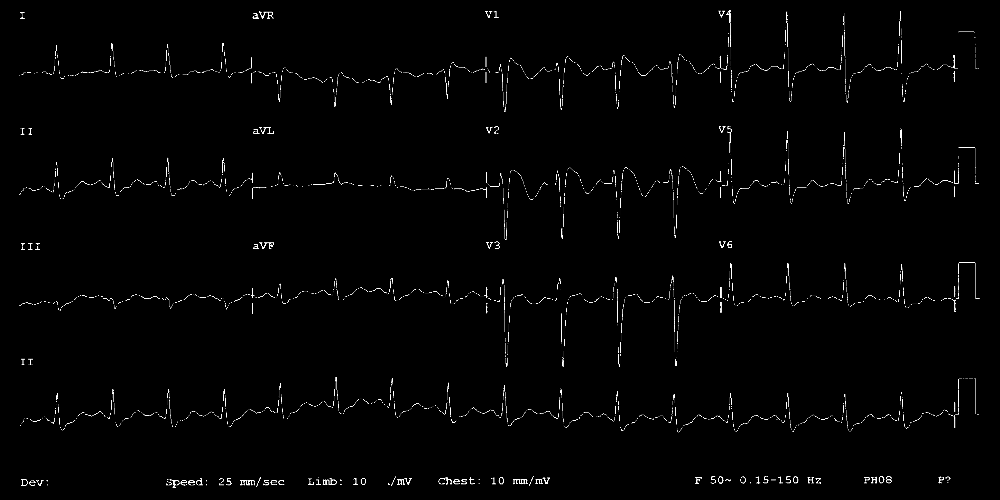
#> input picture bn_images/bn_img_0.png, 1000 x 500 px, shrunk from 4096 x 2048 before the run; its folder holds only this picture in this run
$ python imageProcess.py bn_images/bn_img_0.png out --image_path bn_images/bn_img_10.png   (older library calls are emulated)
#> lines starting #> are read from the running program, lines starting #| are printed output that depends on the picture; after the words box and inside, x2 and y2 are one past the last pixel; in counts of white or black regions, pixels touching at a corner belong together
### SignalRerieverClass.py
import sys
import numpy as np
import matplotlib.pyplot as plt
import json
from operator import mul
from os import listdir
from os.path import isfile, isdir
from PIL.ImageOps import autocontrast, grayscale, invert, equalize
from PIL import Image
from PIL.ImageEnhance import Brightness, Contrast
from skimage.draw import polygon
from skimage import measure
from skimage import restoration
from skimage import measure
from skimage.measure import regionprops
from skimage.util import invert
from skimage import img_as_uint
from skimage.color import rgb2gray, label2rgb
from skimage.io import imread, imsave, imshow, imread_collection
from skimage.transform import rotate, hough_line, pyramid_expand, resize
from skimage.filters import threshold_otsu, threshold_isodata
from skimage.filters.rank import median, otsu, noise_filter
from skimage.feature import canny
from skimage.exposure import adjust_gamma, adjust_log, adjust_sigmoid
from skimage.morphology import (rectangle, disk, white_tophat, binary_opening, binary_erosion, binary_dilation,
                            remove_small_objects, label, binary_closing, closing, square)
from functools import reduce
import matplotlib.patches as mpatches
from skimage.draw import polygon, polygon_perimeter

# NOTA USAR PIL, TRANSFORMAR LAS IMAGENES A BN, ADJUST, LUEGO INVERTIR COLORES, AJUSTAR BRILLO Y CONTRASTE


class ImageSignalDigitalizer():

    CANNY_VAL = 2
    CONST_ANGLE = 90.0

    @staticmethod
    def skew_detect(img_src):
        image = canny(img_src, ImageSignalDigitalizer.CANNY_VAL)
        accumulator, angles, distances = hough_line(image)
        idx = np.argmax(accumulator)
        theta = angles[idx % accumulator.shape[1]]
        return theta

    @staticmethod
    def bw_transform(img_src):  # To finish
        tval = threshold_otsu(img_src)
        bn_src = (img_src > tval)
        # Reducing horizontal and vertical lines
        r_vertical = rectangle(bn_src.shape[1], 1)
        r_horizontal = rectangle(1, bn_src.shape[0])

        # Reducing horizontal lines
        bn_src = white_tophat(bn_src, r_horizontal)

        # Reducing vertical lines
        bn_src = white_tophat(bn_src, r_vertical)

        # Reducing salt
        bn_src = remove_small_objects(bn_src, connectivity=2, min_size=9)
        return bn_src

    # [33 lines left out: functions bw_transform_special, detect_and_erase_text, not called in this run]


    @staticmethod
    def process_image(img, sig_param=.85):
        image = rgb2gray(img)
        image = pyramid_expand(image,order = 3)
        theta = ImageSignalDigitalizer.skew_detect(image)
        image = rotate(image, np.rad2deg(theta) +
                       ImageSignalDigitalizer.CONST_ANGLE, resize=True)
        image = invert(image)
        image = adjust_sigmoid(image, sig_param)
        image = ImageSignalDigitalizer.bw_transform(image)
        image = resize(image,(2048,2048*2))
        return  image


    # [26 lines left out: functions __init__, process_images, not called in this run]


# [9 lines that do not run on import are left out]

### ObjectDetector.py

import matplotlib
matplotlib.use('qt5agg')
import scipy.interpolate as spi
import matplotlib.pyplot as plt
import numpy as np
import re
from os.path import isdir, exists
from os import listdir
from sklearn.cluster import AgglomerativeClustering, KMeans, dbscan
from sklearn.neighbors import kneighbors_graph
from skimage import restoration
from skimage.draw import polygon, polygon_perimeter, circle
from skimage.color import rgb2gray, label2rgb
from skimage.io import imread, imsave, imread_collection, imshow
from skimage.filters import threshold_otsu
from skimage.morphology import square, binary_closing, closing, dilation
from skimage.transform import resize
from skimage import measure
from skimage.util import img_as_uint, img_as_ubyte, img_as_float
from operator import mul
from functools import reduce
import argparse

parser = argparse.ArgumentParser()
parser.add_argument('file_path', help = "path to the file or directory to be oppened the saved labels MUST be in this directory")
parser.add_argument('-i', '--imagepath', help= "Save the object detected image to a path")
parser.add_argument('-imd', '--imagedir', help = "Directory where to put the labeled images" )
parser.add_argument('-p', '--patch', help = "Patch regions considered to be noise")
parser.add_argument('-pd', '--patchdir', help = "Location of patched images")
parser.add_argument('-e', '--expand', help = "Expand image when patching", default = False, action = 'store_true')
parser.add_argument('-c','--cluster', help = "Once patched perform clustering")
parser.add_argument('-cd', '--clusterdir', help = "Cluster dir for batch clurstering images")
parser.add_argument('--use_patched', help = "When clustering, use this option to load just the patched versions of the images")


class ObjectDetector(object):
    """
    Class to identify shapes in the B/W ECG IMAGE
    """

    RECTANGLE_TOLERANCE = 0.80


    def __init__(self, *args, **kwargs):
        if len(args) == 0:
            #raise TypeError('No arguments provided')
            pass
        elif len(args) == 1:
            self.img_src = imread(args[0])
            self.regions = []


    def get_image_area(self):
        return reduce(mul,self.img_src.shape)

    def object_detect(self):
        """
        This method returns a labeled image with acording to the similarity of the pixels in a
        certain area. Similar pixels are considered to belong to the same object
        """
        image = self.img_src.copy()
        image = restoration.denoise_tv_chambolle(image, weight=0.1)
        thresh = threshold_otsu(image)
        bw = closing(image > thresh, square(2))
        cleared = bw.copy()
        label_image = measure.label(cleared, connectivity=2)
        borders = np.logical_xor(bw, cleared)
        label_image[borders] = -1
        return label_image

    # [212 lines left out: functions __get_objects_coordinates, crop_resize_ravel, generate_matrix, get_object_detected_image, __find_base_lines, __expand_image and 3 more, not called in this run]


def process_bn_image(file_path,**kwargs):
    """
        Proccess to be applied to a single image includes loading the image, getting the labels
        of  different regions, filtering the desired ones, create a region labeled image and deleting
        the regions considered to be noisy.
    """
    image_path = kwargs.get('image_path')
    patch_dir = kwargs.get('patch_dir')
    clusters_path = kwargs.get("clusters_path")
    expand = kwargs.get('expand',False)
    load_patched = kwargs.get('load_patched')
    object_detector = kwargs.get('object_detector',ObjectDetector(file_path))
    regions_path = file_path[:-3] + 'npy'
    if regions_path and ( image_path or (clusters_path and not load_patched) or patch_dir ):
        try:
            labeled_image = np.load(regions_path)
        except IOError:
            labeled_image = object_detector.object_detect()
            np.save(regions_path,labeled_image)

    if image_path:
        imsave(image_path,object_detector.get_object_detected_image(labeled_image, expand = expand))

    if clusters_path:
        if not load_patched:
            patched = object_detector.patch(labeled_image, expand = True)
        else:
            print('Loading patched image ' + load_patched)
            patched = imread(load_patched,as_grey=True)
        if patch_dir:
            imsave(patch_dir,patched)
        labels = None,
        coordinates = None
        small_patched = None
        centers = None
        if not exists(clusters_path[:-3]+'npy'):
            coordinates, labels, small_patched, centers  = object_detector.get_super_cluster(patched)
        else:
            return
        if labels and coordinates and small_patched:
            labels += 1
            l_im = small_patched.copy()
            for label in np.unique(labels):
                cord = coordinates[labels == label, :]
                l_im[cord[:,0],cord[:,1]] = label
            l_im = label2rgb(l_im,small_patched)
            for center in centers:
                rr, cc = circle(r = center[0], c = center[1], radius = 2, shape =  small_patched.shape)
                l_im[rr,cc] = (0,0,1)
            imsave(clusters_path,l_im)
        print("saving")
        np.save(clusters_path[:-4],centers)
    elif patch_dir:
        imsave(patch_dir,object_detector.patch(labeled_image,expand = expand))


# [5 lines left out: function validate_flag, not called in this run]


''' Main process pipeline '''

# [100 lines that do not run on import are left out]

### imageProcess.py
import argparse
from ObjectDetector import ObjectDetector, process_bn_image
from SignalRerieverClass import ImageSignalDigitalizer
from SignalRetriever import SignalRetriever
from skimage import img_as_uint
from skimage.io import imread, imsave
from os import mkdir
from os.path import isdir, isfile, exists
from sys import stderr

parser = argparse.ArgumentParser()
# Arguments for the script
parser.add_argument('file_path', help ="The path where the file(s) are")
parser.add_argument('output_dir', help = "The path where the final signal files will be")
parser.add_argument('-bp', '--bw_path', help = "The path where black and withe images will be stored")
parser.add_argument('-ip','--image_path', help = "The path where labeled images will be stored")
parser.add_argument('-cpar','--contrast_param', help = 'Contrast parameter to process the image')
parser.add_argument('-pd','--patch_dir', help = "The path where the patched images will be")
parser.add_argument('-lp','--load_patched', help = "The filepath where the patched images are", default = False, action = "store_true")
parser.add_argument('-cp','--cluster_path', help = "The path where the desired pixel points will be")

def bw_process(file, bw_path, param = .85):
    if '.json' in file:
        image_digitalizer = ImageSignalDigitalizer(config_file = file)

        if bw_path:
            if bw_path[-1] != '/':
                bw_path += '/'
        else:
            bw_path = './bn_images/'
            if not isdir(bw_path):
                mkdir(bw_path)

        temp_name = bw_path + 'bn_{0}.png'
        for x in image_digitalizer.process_images():
            image = img_as_uint(x[0])
            imsave(temp_name.format(x[1][:-4]), image)
            yield(image,'bn_' + x[1][:-4]+'.png')
    else:
        last_name_file = file.split('/')[-1]
        image = imread(file)
        image = ImageSignalDigitalizer.process_image(image,param)
        image = img_as_uint(image)
        if bw_path:
            if bw_path[-1] != '/':
                bw_path += '/'
            temp_name = bw_path + 'bn_{0}.png'
            imsave(temp_name.format(last_name_file[:-4]), image)
        yield image, 'bn_'+file.split('/')[-1][:-4]+'.png'

def object_detect(*args,**kwargs):
    file_path = kwargs.get('bn_path',None)
    print(kwargs)
    if file_path and isfile(file_path):
        object_detector = ObjectDetector(file_path)
    else:
        assert len(args) < 2 and len(args) > 0, 'Only one file argument'
        object_detector = ObjectDetector()
        object_detector.img_src = args[0]
    process_bn_image(file_path,**kwargs)

def signal_create(file_path,output_dir):
    files = None
    if file_path:
        if isdir(file_path):
            files = map(lambda x: file_path+x ,filter(lambda x: re.match('.*\.npy',x),listdir(file_path)))
        else:
            s_retriever = SignalRetriever(file = file_path)
            record = s_retriever.get_record_signal(output_dir)
            #record.wrsamp()

    if files:
        for image_sample in files:
            print("Processing coordinates: " + image_sample)
            s_retriever = SignalRetriever(image_sample)
            record = s_retriever.get_record_signal(output_dir)
            #record.wrsamp()

def handle_dirs(output_dir, default_name):
    if not output_dir:
        try:
            mkdir(default_name)
        except FileExistsError:
            pass
        return default_name
    elif exists(output_dir):
        if isfile(output_dir):
            raise FileExistsError("Output directory is a regular file")
        elif not isdir(output_dir):
            raise FileExistsError("Output directory is not a directory file")
        else:
            return output_dir
    else:
        mkdir(output_dir)
        return output_dir


if __name__ == "__main__":
    args = parser.parse_args()
    file_path = args.file_path
    output_dir = handle_dirs(args.output_dir,'./signals_dir/')
    images_path = handle_dirs(args.image_path, './label_path/')
    bw_path = handle_dirs(args.bw_path,'./bw_dir/')
    patch_dir = handle_dirs(args.patch_dir,'./patch_dir/')
    load_patched = args.load_patched
    cluster_path = handle_dirs(args.cluster_path,'./cluster_dir/')
    cparam = args.contrast_param
    if cparam is None:
        items_iterator = bw_process(file_path,bw_path)
    else:
        items_iterator = bw_process(file_path,bw_path, float(cparam))
    for image_item in items_iterator:
#> in process_image, image is the input picture: shape (500, 1000) uint16; min 0, max 65535, mean 928.6
#> in skew_detect, `image = canny(img_src, ImageSignalDigitalizer.CANNY_VAL)`:
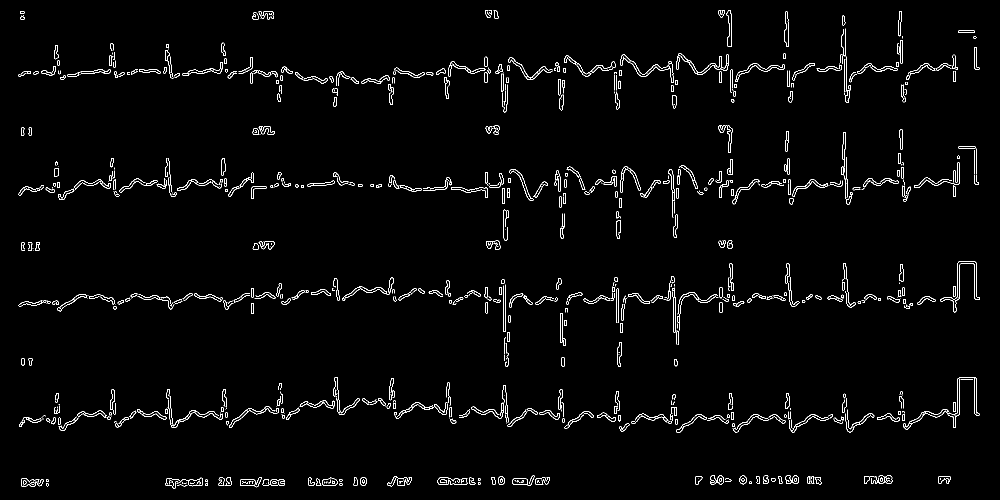
#> image: shape (1000, 2000) bool (shown at 1/2 size); 2% white in thin lines or dots
#> in skew_detect, `accumulator, angles, distances = hough_line(image)`:
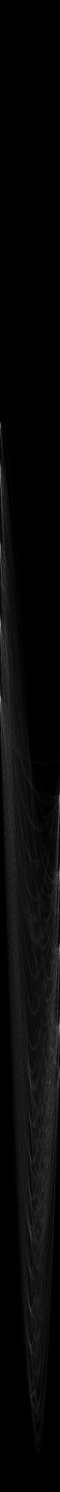
#> accumulator: shape (4475, 180) uint64 (shown at 1/3 size); min 0, max 267, mean 9; drawn with min black and max white
#> in skew_detect, `accumulator, angles, distances = hough_line(image)`: angles = 180 values from -1.57 to 1.55; distances = 4475 values from -2237 to 2237
#> in skew_detect, `idx = np.argmax(accumulator)`: idx = 295740
#> in skew_detect, `theta = angles[idx % accumulator.shape[1]]`: theta = -1.57
#> in process_image, `image = invert(image)`:
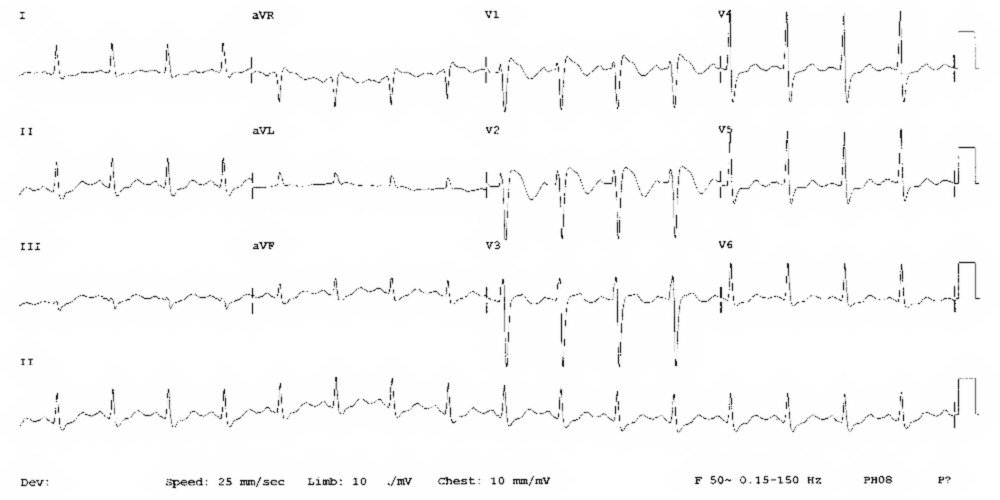
#> image: shape (1000, 2000) float64 (shown at 1/2 size); min 0.0171, max 1, mean 0.983
#> in process_image, `image = adjust_sigmoid(image, sig_param)`:
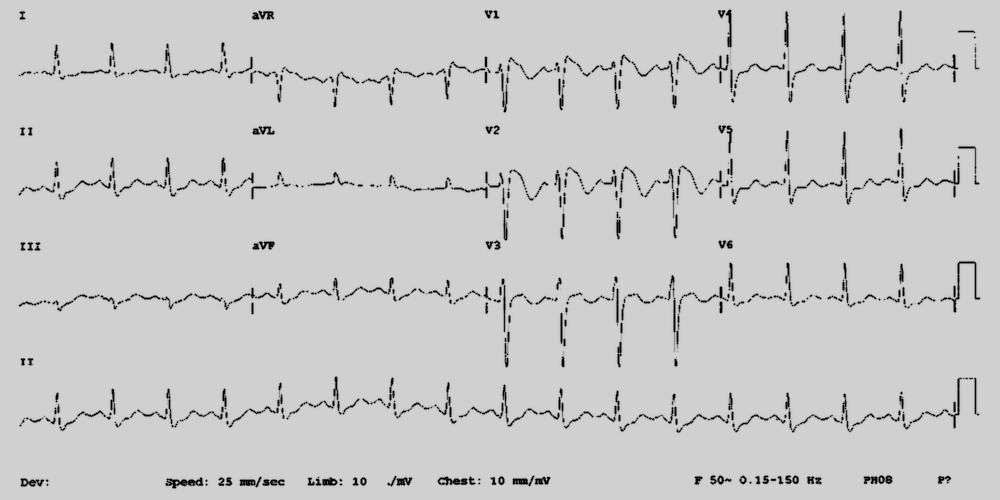
#> image: shape (1000, 2000) float64 (shown at 1/2 size); min 0.000241, max 0.818, mean 0.792
#> in bw_transform, `tval = threshold_otsu(img_src)`: tval = 0.474
#> in bw_transform, `bn_src = (img_src > tval)`:
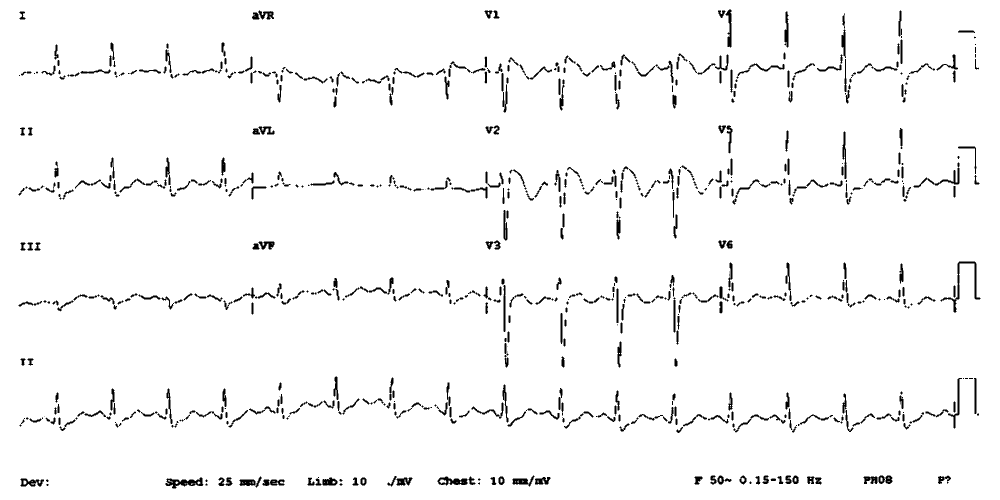
#> bn_src: shape (1000, 2000) bool (shown at 1/2 size); 96.7% white; 825 black regions (185 under 20 px), largest, box (x1, y1, x2, y2) and area: (1881, 523, 1961, 625) 975, (331, 955, 407, 977) 820, (875, 953, 935, 971) 613
#> in bw_transform, `bn_src = white_tophat(bn_src, r_horizontal)`:
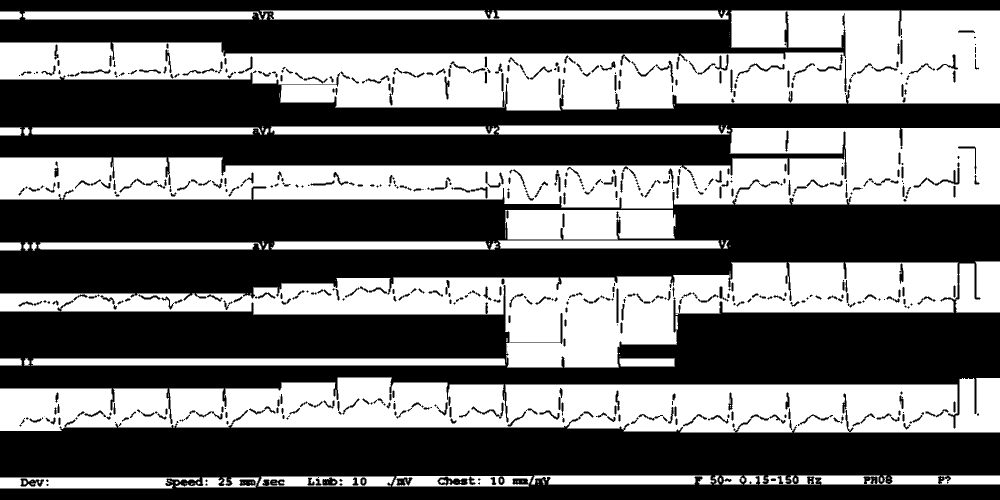
#> bn_src: shape (1000, 2000) bool (shown at 1/2 size); 43% white; 123 white regions (70 under 20 px), largest, box (x1, y1, x2, y2) and area: (0, 21, 2000, 221) 219825, (0, 256, 2000, 417) 180078, (0, 755, 2000, 865) 167268
#> in process_image, `image = resize(image,(2048,2048*2))`:
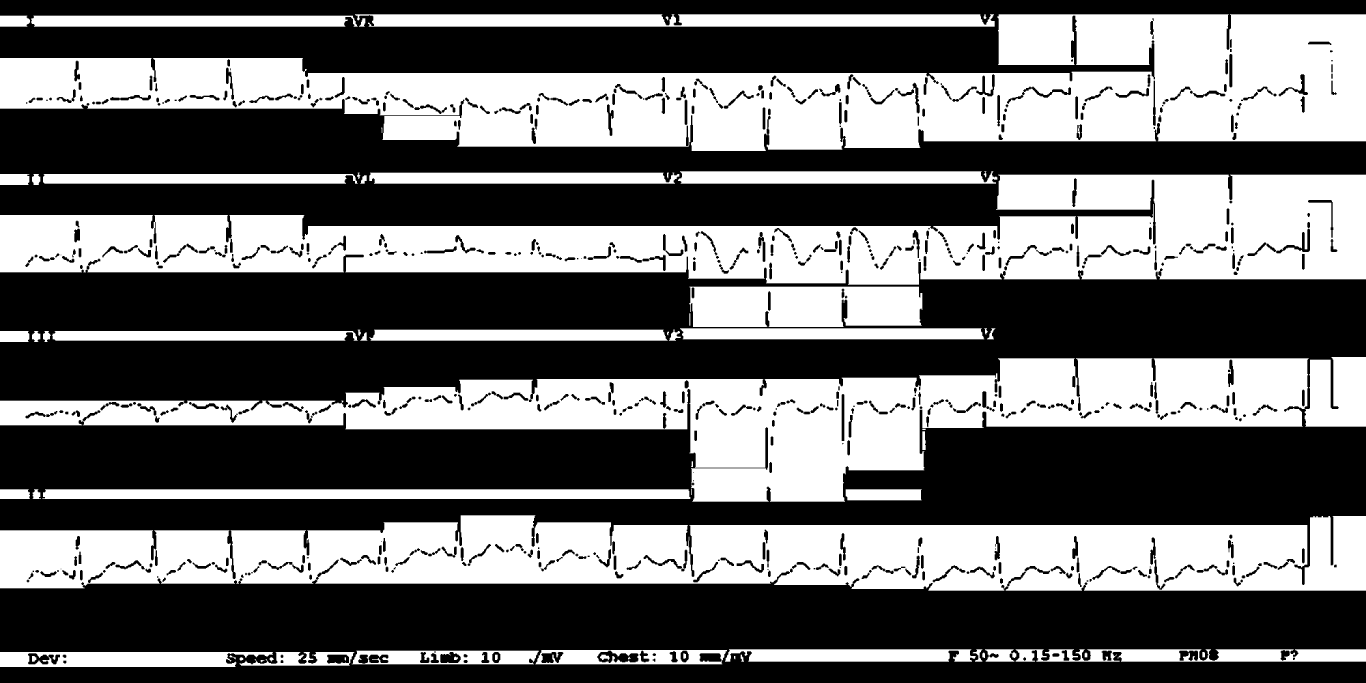
#> image: shape (2048, 4096) bool (shown at 1/3 size); 43.1% white; 67 white regions, largest, box (x1, y1, x2, y2) and area: (0, 43, 4096, 453) 923120, (0, 524, 4096, 854) 756131, (0, 1546, 4096, 1772) 702250
        image, name = image_item
#> name = 'bn_bn_img_0.png'
        object_detect(bn_path = bw_path+name, patch_dir = patch_dir+name, clusters_path = cluster_path+name, image_path = images_path + name )
#> (the run stopped early here; a loop or call above may not have finished)
